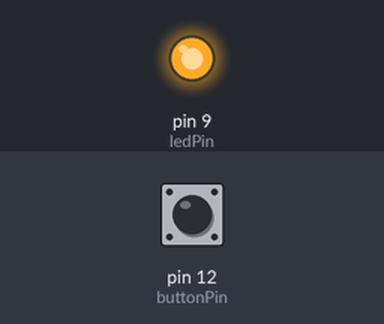
The sketch below on a simulated Arduino Uno, built with avr-gcc and run on an emulated ATmega328P. On the bench: output pins drawn as LEDs (lit = HIGH). The test bench sets the inputs (shaded band); at power-on: pin 12 (buttonPin) LOW.

Above: at 1.2 s.
1.3 s: pin 12 (buttonPin) pulled HIGH for 0.15 s
At 1.37 s:
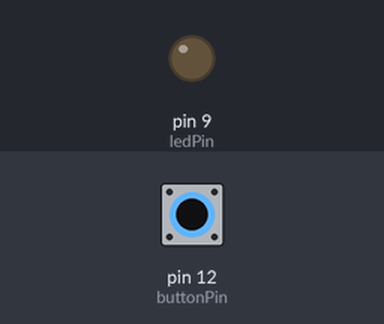
2.9 s: pin 12 (buttonPin) pulled HIGH for 3.2 s
At 7.3 s:
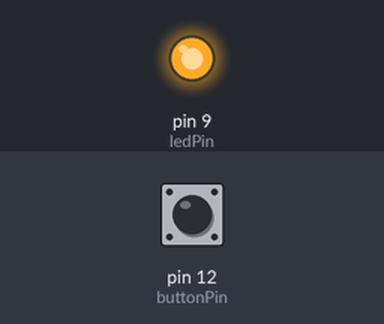
Timing chart, 0 to 8.8 s (numbered marks = the images above; inputs shaded):
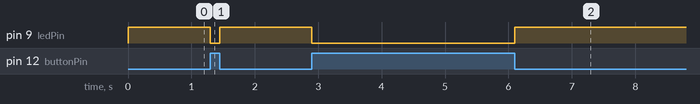

The sketch:

button_switch.ino
```cpp
int buttonPin = 12;
int ledPin = 9;

void setup() {
  pinMode(buttonPin, INPUT);
  pinMode(ledPin, OUTPUT);
}

void loop() {
  if (digitalRead(buttonPin) == HIGH) { // se o botão não está pressionado
    digitalWrite(ledPin, LOW);
  } else {
    digitalWrite(ledPin, HIGH);
  }
}
```

Measured:
- after the input at 1.3 s, pin 9 (ledPin): HIGH → LOW at once, → HIGH 0.15 s later
- after the input at 2.9 s, pin 9 (ledPin): HIGH → LOW at once, → HIGH 3.2 s later
